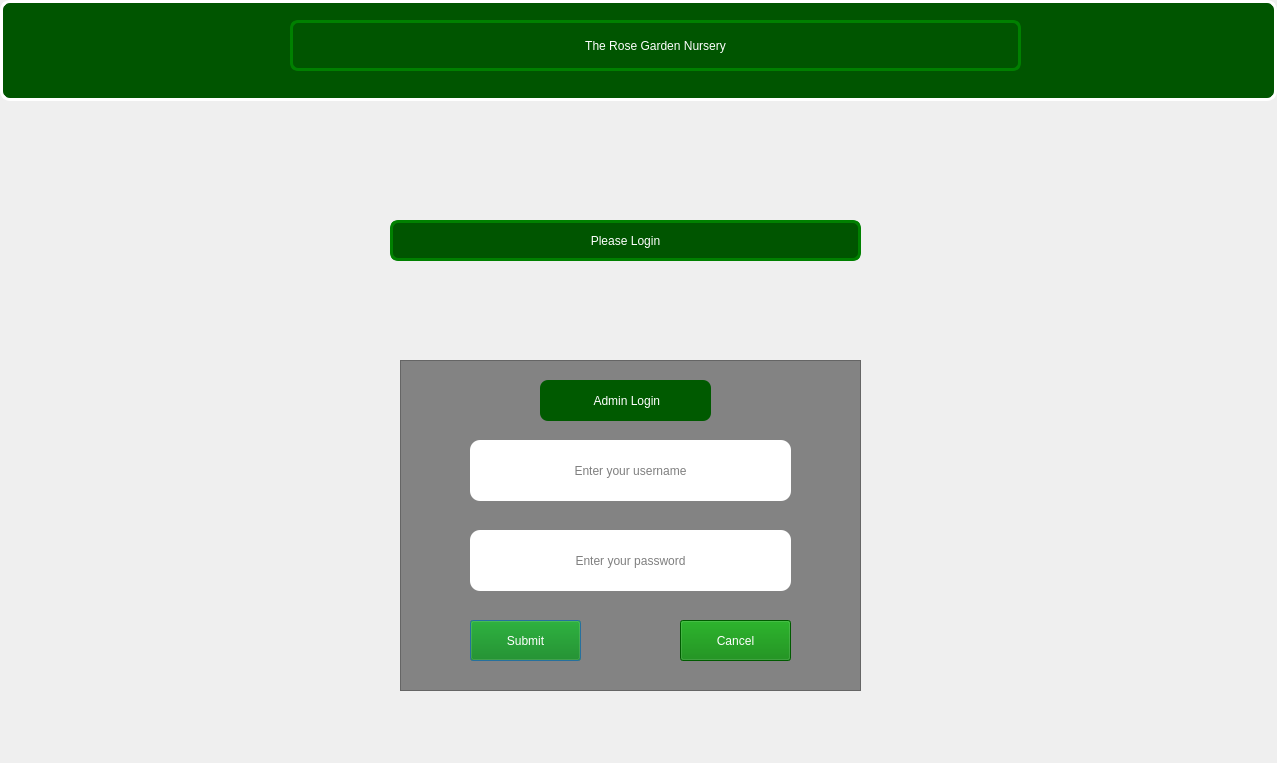
<?xml version="1.0" encoding="UTF-8"?>
<ui version="4.0">
 <class>AdminLogin</class>
 <widget class="QDialog" name="AdminLogin">
  <property name="geometry">
   <rect>
    <x>0</x>
    <y>0</y>
    <width>1277</width>
    <height>763</height>
   </rect>
  </property>
  <property name="windowTitle">
   <string>v1.0</string>
  </property>
  <property name="styleSheet">
   <string notr="true">QDialog{

	background-image: url(:/images/RGS16.jpg);
}</string>
  </property>
  <widget class="QFrame" name="frame">
   <property name="geometry">
    <rect>
     <x>400</x>
     <y>360</y>
     <width>461</width>
     <height>331</height>
    </rect>
   </property>
   <property name="styleSheet">
    <string notr="true">
QFrame{
border-color:3px solid  rgb(0, 0, 0);
background-color: rgb(131, 131, 131);
	background-image: url(:/images/RGS13.webp);


}</string>
   </property>
   <property name="frameShape">
    <enum>QFrame::StyledPanel</enum>
   </property>
   <property name="frameShadow">
    <enum>QFrame::Raised</enum>
   </property>
   <widget class="QPushButton" name="btn_Admin_login">
    <property name="geometry">
     <rect>
      <x>70</x>
      <y>260</y>
      <width>111</width>
      <height>41</height>
     </rect>
    </property>
    <property name="styleSheet">
     <string notr="true"> 


 QPushButton {
 
  background: green;
 font: 700 12pt ;
 color: rgb(255, 255, 255);
   
}</string>
    </property>
    <property name="text">
     <string>Submit</string>
    </property>
   </widget>
   <widget class="QLineEdit" name="lineEdit_username_2">
    <property name="geometry">
     <rect>
      <x>70</x>
      <y>80</y>
      <width>321</width>
      <height>61</height>
     </rect>
    </property>
    <property name="styleSheet">
     <string notr="true"> QLineEdit {
 border-color: 3px solid rgb(0, 0, 0);
  
  border-radius: 10px;
  padding: 12px 12px;
  background: rgb(255, 255, 255);
  font: 700 12pt ;
  color: rgb(0, 0, 0);;
} </string>
    </property>
    <property name="echoMode">
     <enum>QLineEdit::Normal</enum>
    </property>
    <property name="alignment">
     <set>Qt::AlignCenter</set>
    </property>
    <property name="placeholderText">
     <string>Enter your username</string>
    </property>
   </widget>
   <widget class="QLineEdit" name="lineEdit_password_2">
    <property name="geometry">
     <rect>
      <x>70</x>
      <y>170</y>
      <width>321</width>
      <height>61</height>
     </rect>
    </property>
    <property name="styleSheet">
     <string notr="true">  QLineEdit {
 border-color: 3px solid rgb(0, 0, 0);
  
  border-radius: 10px;
  padding: 12px 12px;
  background: rgb(255, 255, 255);
  font: 700 12pt ;
  color: rgb(0, 0, 0);;
} </string>
    </property>
    <property name="echoMode">
     <enum>QLineEdit::Password</enum>
    </property>
    <property name="alignment">
     <set>Qt::AlignCenter</set>
    </property>
    <property name="placeholderText">
     <string>Enter your password</string>
    </property>
   </widget>
   <widget class="QPushButton" name="btn_Admin_Cancel">
    <property name="geometry">
     <rect>
      <x>280</x>
      <y>260</y>
      <width>111</width>
      <height>41</height>
     </rect>
    </property>
    <property name="styleSheet">
     <string notr="true">  


 QPushButton {
 
  background: green;
 font: 700 12pt ;
 color: rgb(255, 255, 255);
   
}</string>
    </property>
    <property name="text">
     <string>Cancel</string>
    </property>
   </widget>
   <widget class="QPushButton" name="pushButton_4">
    <property name="geometry">
     <rect>
      <x>140</x>
      <y>20</y>
      <width>171</width>
      <height>41</height>
     </rect>
    </property>
    <property name="styleSheet">
     <string notr="true">
QPushButton{
                    color: rgb(255, 255, 255);
                    border:0px solid green;
                    border-radius: 8px;
                    padding: 0 8px;
                    background-color: rgb(0, 90, 0);
                    font: 600 11pt ;

}

 </string>
    </property>
    <property name="text">
     <string> Admin Login</string>
    </property>
    <property name="icon">
     <iconset resource="resource.qrc">
      <normaloff>:/images/user.png</normaloff>:/images/user.png</iconset>
    </property>
   </widget>
  </widget>
  <widget class="QLabel" name="label_2">
   <property name="enabled">
    <bool>false</bool>
   </property>
   <property name="geometry">
    <rect>
     <x>0</x>
     <y>0</y>
     <width>1277</width>
     <height>101</height>
    </rect>
   </property>
   <property name="maximumSize">
    <size>
     <width>16777215</width>
     <height>101</height>
    </size>
   </property>
   <property name="styleSheet">
    <string notr="true">  QLabel {
  background-color: rgb(0, 85, 0);
  border:3px solid white;
  border-radius: 10px;
  padding: 0 10px;
  
}</string>
   </property>
   <property name="text">
    <string/>
   </property>
  </widget>
  <widget class="QPushButton" name="pushButton">
   <property name="geometry">
    <rect>
     <x>290</x>
     <y>20</y>
     <width>731</width>
     <height>51</height>
    </rect>
   </property>
   <property name="styleSheet">
    <string notr="true">
QPushButton{
                    color: rgb(255, 255, 255);
                    border:3px solid green;
                    border-radius: 8px;
                    padding: 0 8px;
   
                    font: 700 13pt ;

}

 </string>
   </property>
   <property name="text">
    <string>The Rose Garden Nursery</string>
   </property>
  </widget>
  <widget class="QPushButton" name="pushButton_2">
   <property name="geometry">
    <rect>
     <x>390</x>
     <y>220</y>
     <width>471</width>
     <height>41</height>
    </rect>
   </property>
   <property name="styleSheet">
    <string notr="true">
QPushButton{
                    color: rgb(255, 255, 255);
                    border:3px solid green;
                    border-radius: 8px;
                    padding: 0 8px;
                    background-color: rgb(0, 85, 0);
                    font: 600 11pt ;

}

 </string>
   </property>
   <property name="text">
    <string>Please Login</string>
   </property>
  </widget>
 </widget>
 <resources>
  <include location="resource.qrc"/>
 </resources>
 <connections/>
</ui>
